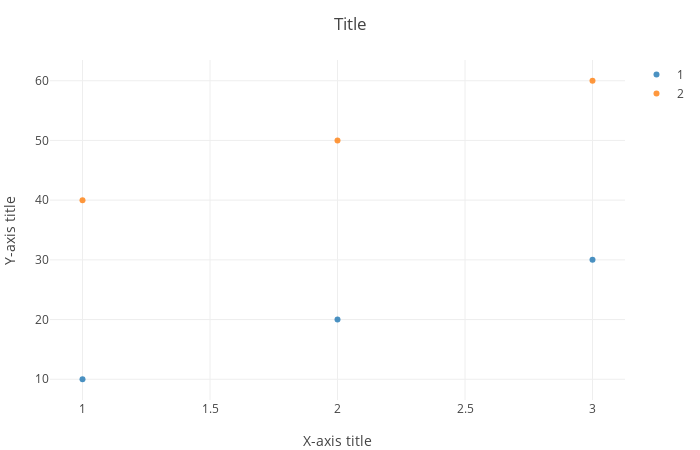

Notebook cell for this chart:
### Code cell
layout = Layout(title = "Title", xaxis_title = "X-axis title", yaxis_title = "Y-axis title")

plot_x_y([y1, y2]; layout = layout)

### Figure 1 — Plotly figure (JSON) as saved in the notebook; plotly's stock layout.template omitted (floating-point values rounded to 4 significant figures)
{"data": [{"mode": "markers", "name": "1", "opacity": 0.8, "text": null, "type": "scatter", "x": [1, 2, 3], "y": [10, 20, 30]}, {"mode": "markers", "name": "2", "opacity": 0.8, "text": null, "type": "scatter", "x": [1, 2, 3], "y": [40, 50, 60]}], "layout": {"autosize": false, "height": 450, "hovermode": "closest", "margin": {"b": 50, "l": 50, "r": 50, "t": 60}, "title": {"text": "Title"}, "width": 700, "xaxis": {"autorange": true, "range": [0.8725, 3.127], "title": {"text": "X-axis title"}, "type": "linear"}, "yaxis": {"autorange": true, "range": [6.524, 63.48], "title": {"text": "Y-axis title"}, "type": "linear"}}}
